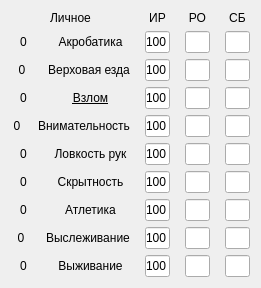
   <widget class="QWidget" name="verticalLayoutWidget_6">
    <property name="geometry">
     <rect>
      <x>820</x>
      <y>20</y>
      <width>261</width>
      <height>269</height>
     </rect>
    </property>
    <layout class="QVBoxLayout" name="verticalLayout_6">
     <item>
      <layout class="QHBoxLayout" name="horizontalLayout_41">
       <property name="spacing">
        <number>15</number>
       </property>
       <item>
        <widget class="QLabel" name="label_73">
         <property name="text">
          <string>Личное</string>
         </property>
         <property name="alignment">
          <set>Qt::AlignCenter</set>
         </property>
        </widget>
       </item>
       <item>
        <widget class="QLabel" name="label_74">
         <property name="maximumSize">
          <size>
           <width>25</width>
           <height>16777215</height>
          </size>
         </property>
         <property name="text">
          <string>ИР</string>
         </property>
         <property name="alignment">
          <set>Qt::AlignCenter</set>
         </property>
        </widget>
       </item>
       <item>
        <widget class="QLabel" name="label_75">
         <property name="maximumSize">
          <size>
           <width>25</width>
           <height>16777215</height>
          </size>
         </property>
         <property name="text">
          <string>РО</string>
         </property>
         <property name="alignment">
          <set>Qt::AlignCenter</set>
         </property>
        </widget>
       </item>
       <item>
        <widget class="QLabel" name="label_76">
         <property name="maximumSize">
          <size>
           <width>25</width>
           <height>16777215</height>
          </size>
         </property>
         <property name="text">
          <string>СБ</string>
         </property>
         <property name="alignment">
          <set>Qt::AlignCenter</set>
         </property>
        </widget>
       </item>
      </layout>
     </item>
     <item>
      <layout class="QHBoxLayout" name="horizontalLayout_42">
       <property name="spacing">
        <number>15</number>
       </property>
       <property name="leftMargin">
        <number>0</number>
       </property>
       <property name="rightMargin">
        <number>0</number>
       </property>
       <item>
        <widget class="QLabel" name="label_77">
         <property name="maximumSize">
          <size>
           <width>25</width>
           <height>16777215</height>
          </size>
         </property>
         <property name="text">
          <string>0</string>
         </property>
         <property name="alignment">
          <set>Qt::AlignCenter</set>
         </property>
        </widget>
       </item>
       <item>
        <widget class="QLabel" name="label_78">
         <property name="text">
          <string>Акробатика</string>
         </property>
         <property name="alignment">
          <set>Qt::AlignCenter</set>
         </property>
        </widget>
       </item>
       <item>
        <widget class="QLineEdit" name="lineEdit_55">
         <property name="maximumSize">
          <size>
           <width>25</width>
           <height>16777215</height>
          </size>
         </property>
         <property name="text">
          <string>100</string>
         </property>
         <property name="alignment">
          <set>Qt::AlignCenter</set>
         </property>
        </widget>
       </item>
       <item>
        <widget class="QLineEdit" name="lineEdit_56">
         <property name="maximumSize">
          <size>
           <width>25</width>
           <height>16777215</height>
          </size>
         </property>
         <property name="alignment">
          <set>Qt::AlignCenter</set>
         </property>
        </widget>
       </item>
       <item>
        <widget class="QLineEdit" name="lineEdit_57">
         <property name="maximumSize">
          <size>
           <width>25</width>
           <height>16777215</height>
          </size>
         </property>
         <property name="alignment">
          <set>Qt::AlignCenter</set>
         </property>
        </widget>
       </item>
      </layout>
     </item>
     <item>
      <layout class="QHBoxLayout" name="horizontalLayout_43">
       <property name="spacing">
        <number>15</number>
       </property>
       <property name="leftMargin">
        <number>0</number>
       </property>
       <property name="rightMargin">
        <number>0</number>
       </property>
       <item>
        <widget class="QLabel" name="label_79">
         <property name="maximumSize">
          <size>
           <width>25</width>
           <height>16777215</height>
          </size>
         </property>
         <property name="text">
          <string>0</string>
         </property>
         <property name="alignment">
          <set>Qt::AlignCenter</set>
         </property>
        </widget>
       </item>
       <item>
        <widget class="QLabel" name="label_80">
         <property name="text">
          <string>Верховая езда</string>
         </property>
         <property name="alignment">
          <set>Qt::AlignCenter</set>
         </property>
        </widget>
       </item>
       <item>
        <widget class="QLineEdit" name="lineEdit_58">
         <property name="maximumSize">
          <size>
           <width>25</width>
           <height>16777215</height>
          </size>
         </property>
         <property name="text">
          <string>100</string>
         </property>
         <property name="alignment">
          <set>Qt::AlignCenter</set>
         </property>
        </widget>
       </item>
       <item>
        <widget class="QLineEdit" name="lineEdit_59">
         <property name="maximumSize">
          <size>
           <width>25</width>
           <height>16777215</height>
          </size>
         </property>
         <property name="alignment">
          <set>Qt::AlignCenter</set>
         </property>
        </widget>
       </item>
       <item>
        <widget class="QLineEdit" name="lineEdit_60">
         <property name="maximumSize">
          <size>
           <width>25</width>
           <height>16777215</height>
          </size>
         </property>
         <property name="alignment">
          <set>Qt::AlignCenter</set>
         </property>
        </widget>
       </item>
      </layout>
     </item>
     <item>
      <layout class="QHBoxLayout" name="horizontalLayout_44">
       <property name="spacing">
        <number>15</number>
       </property>
       <property name="leftMargin">
        <number>0</number>
       </property>
       <property name="rightMargin">
        <number>0</number>
       </property>
       <item>
        <widget class="QLabel" name="label_81">
         <property name="maximumSize">
          <size>
           <width>25</width>
           <height>16777215</height>
          </size>
         </property>
         <property name="text">
          <string>0</string>
         </property>
         <property name="alignment">
          <set>Qt::AlignCenter</set>
         </property>
        </widget>
       </item>
       <item>
        <widget class="QLabel" name="label_82">
         <property name="font">
          <font>
           <underline>true</underline>
           <strikeout>false</strikeout>
           <kerning>true</kerning>
          </font>
         </property>
         <property name="text">
          <string>Взлом</string>
         </property>
         <property name="alignment">
          <set>Qt::AlignCenter</set>
         </property>
        </widget>
       </item>
       <item>
        <widget class="QLineEdit" name="lineEdit_61">
         <property name="maximumSize">
          <size>
           <width>25</width>
           <height>16777215</height>
          </size>
         </property>
         <property name="text">
          <string>100</string>
         </property>
         <property name="alignment">
          <set>Qt::AlignCenter</set>
         </property>
        </widget>
       </item>
       <item>
        <widget class="QLineEdit" name="lineEdit_62">
         <property name="maximumSize">
          <size>
           <width>25</width>
           <height>16777215</height>
          </size>
         </property>
         <property name="alignment">
          <set>Qt::AlignCenter</set>
         </property>
        </widget>
       </item>
       <item>
        <widget class="QLineEdit" name="lineEdit_63">
         <property name="maximumSize">
          <size>
           <width>25</width>
           <height>16777215</height>
          </size>
         </property>
         <property name="alignment">
          <set>Qt::AlignCenter</set>
         </property>
        </widget>
       </item>
      </layout>
     </item>
     <item>
      <layout class="QHBoxLayout" name="horizontalLayout_45">
       <property name="spacing">
        <number>15</number>
       </property>
       <property name="leftMargin">
        <number>0</number>
       </property>
       <property name="rightMargin">
        <number>0</number>
       </property>
       <item>
        <widget class="QLabel" name="label_83">
         <property name="maximumSize">
          <size>
           <width>25</width>
           <height>16777215</height>
          </size>
         </property>
         <property name="text">
          <string>0</string>
         </property>
         <property name="alignment">
          <set>Qt::AlignCenter</set>
         </property>
        </widget>
       </item>
       <item>
        <widget class="QLabel" name="label_84">
         <property name="text">
          <string>Внимательность</string>
         </property>
         <property name="alignment">
          <set>Qt::AlignCenter</set>
         </property>
        </widget>
       </item>
       <item>
        <widget class="QLineEdit" name="lineEdit_64">
         <property name="maximumSize">
          <size>
           <width>25</width>
           <height>16777215</height>
          </size>
         </property>
         <property name="text">
          <string>100</string>
         </property>
         <property name="alignment">
          <set>Qt::AlignCenter</set>
         </property>
        </widget>
       </item>
       <item>
        <widget class="QLineEdit" name="lineEdit_65">
         <property name="maximumSize">
          <size>
           <width>25</width>
           <height>16777215</height>
          </size>
         </property>
         <property name="alignment">
          <set>Qt::AlignCenter</set>
         </property>
        </widget>
       </item>
       <item>
        <widget class="QLineEdit" name="lineEdit_66">
         <property name="maximumSize">
          <size>
           <width>25</width>
           <height>16777215</height>
          </size>
         </property>
         <property name="alignment">
          <set>Qt::AlignCenter</set>
         </property>
        </widget>
       </item>
      </layout>
     </item>
     <item>
      <layout class="QHBoxLayout" name="horizontalLayout_46">
       <property name="spacing">
        <number>15</number>
       </property>
       <property name="leftMargin">
        <number>0</number>
       </property>
       <property name="rightMargin">
        <number>0</number>
       </property>
       <item>
        <widget class="QLabel" name="label_85">
         <property name="maximumSize">
          <size>
           <width>25</width>
           <height>16777215</height>
          </size>
         </property>
         <property name="text">
          <string>0</string>
         </property>
         <property name="alignment">
          <set>Qt::AlignCenter</set>
         </property>
        </widget>
       </item>
       <item>
        <widget class="QLabel" name="label_86">
         <property name="text">
          <string>Ловкость рук</string>
         </property>
         <property name="alignment">
          <set>Qt::AlignCenter</set>
         </property>
        </widget>
       </item>
       <item>
        <widget class="QLineEdit" name="lineEdit_67">
         <property name="maximumSize">
          <size>
           <width>25</width>
           <height>16777215</height>
          </size>
         </property>
         <property name="text">
          <string>100</string>
         </property>
         <property name="alignment">
          <set>Qt::AlignCenter</set>
         </property>
        </widget>
       </item>
       <item>
        <widget class="QLineEdit" name="lineEdit_68">
         <property name="maximumSize">
          <size>
           <width>25</width>
           <height>16777215</height>
          </size>
         </property>
         <property name="alignment">
          <set>Qt::AlignCenter</set>
         </property>
        </widget>
       </item>
       <item>
        <widget class="QLineEdit" name="lineEdit_69">
         <property name="maximumSize">
          <size>
           <width>25</width>
           <height>16777215</height>
          </size>
         </property>
         <property name="alignment">
          <set>Qt::AlignCenter</set>
         </property>
        </widget>
       </item>
      </layout>
     </item>
     <item>
      <layout class="QHBoxLayout" name="horizontalLayout_47">
       <property name="spacing">
        <number>15</number>
       </property>
       <property name="leftMargin">
        <number>0</number>
       </property>
       <property name="rightMargin">
        <number>0</number>
       </property>
       <item>
        <widget class="QLabel" name="label_87">
         <property name="maximumSize">
          <size>
           <width>25</width>
           <height>16777215</height>
          </size>
         </property>
         <property name="text">
          <string>0</string>
         </property>
         <property name="alignment">
          <set>Qt::AlignCenter</set>
         </property>
        </widget>
       </item>
       <item>
        <widget class="QLabel" name="label_88">
         <property name="text">
          <string>Скрытность</string>
         </property>
         <property name="alignment">
          <set>Qt::AlignCenter</set>
         </property>
        </widget>
       </item>
       <item>
        <widget class="QLineEdit" name="lineEdit_70">
         <property name="maximumSize">
          <size>
           <width>25</width>
           <height>16777215</height>
          </size>
         </property>
         <property name="text">
          <string>100</string>
         </property>
         <property name="alignment">
          <set>Qt::AlignCenter</set>
         </property>
        </widget>
       </item>
       <item>
        <widget class="QLineEdit" name="lineEdit_71">
         <property name="maximumSize">
          <size>
           <width>25</width>
           <height>16777215</height>
          </size>
         </property>
         <property name="alignment">
          <set>Qt::AlignCenter</set>
         </property>
        </widget>
       </item>
       <item>
        <widget class="QLineEdit" name="lineEdit_72">
         <property name="maximumSize">
          <size>
           <width>25</width>
           <height>16777215</height>
          </size>
         </property>
         <property name="alignment">
          <set>Qt::AlignCenter</set>
         </property>
        </widget>
       </item>
      </layout>
     </item>
     <item>
      <layout class="QHBoxLayout" name="horizontalLayout_48">
       <property name="spacing">
        <number>15</number>
       </property>
       <property name="leftMargin">
        <number>0</number>
       </property>
       <property name="rightMargin">
        <number>0</number>
       </property>
       <item>
        <widget class="QLabel" name="label_89">
         <property name="maximumSize">
          <size>
           <width>25</width>
           <height>16777215</height>
          </size>
         </property>
         <property name="text">
          <string>0</string>
         </property>
         <property name="alignment">
          <set>Qt::AlignCenter</set>
         </property>
        </widget>
       </item>
       <item>
        <widget class="QLabel" name="label_90">
         <property name="text">
          <string>Атлетика</string>
         </property>
         <property name="alignment">
          <set>Qt::AlignCenter</set>
         </property>
        </widget>
       </item>
       <item>
        <widget class="QLineEdit" name="lineEdit_73">
         <property name="maximumSize">
          <size>
           <width>25</width>
           <height>16777215</height>
          </size>
         </property>
         <property name="text">
          <string>100</string>
         </property>
         <property name="alignment">
          <set>Qt::AlignCenter</set>
         </property>
        </widget>
       </item>
       <item>
        <widget class="QLineEdit" name="lineEdit_74">
         <property name="maximumSize">
          <size>
           <width>25</width>
           <height>16777215</height>
          </size>
         </property>
         <property name="alignment">
          <set>Qt::AlignCenter</set>
         </property>
        </widget>
       </item>
       <item>
        <widget class="QLineEdit" name="lineEdit_75">
         <property name="maximumSize">
          <size>
           <width>25</width>
           <height>16777215</height>
          </size>
         </property>
         <property name="alignment">
          <set>Qt::AlignCenter</set>
         </property>
        </widget>
       </item>
      </layout>
     </item>
     <item>
      <layout class="QHBoxLayout" name="horizontalLayout_49">
       <property name="spacing">
        <number>15</number>
       </property>
       <property name="leftMargin">
        <number>0</number>
       </property>
       <property name="rightMargin">
        <number>0</number>
       </property>
       <item>
        <widget class="QLabel" name="label_91">
         <property name="maximumSize">
          <size>
           <width>25</width>
           <height>16777215</height>
          </size>
         </property>
         <property name="text">
          <string>0</string>
         </property>
         <property name="alignment">
          <set>Qt::AlignCenter</set>
         </property>
        </widget>
       </item>
       <item>
        <widget class="QLabel" name="label_92">
         <property name="text">
          <string>Выслеживание</string>
         </property>
         <property name="alignment">
          <set>Qt::AlignCenter</set>
         </property>
        </widget>
       </item>
       <item>
        <widget class="QLineEdit" name="lineEdit_76">
         <property name="maximumSize">
          <size>
           <width>25</width>
           <height>16777215</height>
          </size>
         </property>
         <property name="text">
          <string>100</string>
         </property>
         <property name="alignment">
          <set>Qt::AlignCenter</set>
         </property>
        </widget>
       </item>
       <item>
        <widget class="QLineEdit" name="lineEdit_77">
         <property name="maximumSize">
          <size>
           <width>25</width>
           <height>16777215</height>
          </size>
         </property>
         <property name="alignment">
          <set>Qt::AlignCenter</set>
         </property>
        </widget>
       </item>
       <item>
        <widget class="QLineEdit" name="lineEdit_78">
         <property name="maximumSize">
          <size>
           <width>25</width>
           <height>16777215</height>
          </size>
         </property>
         <property name="alignment">
          <set>Qt::AlignCenter</set>
         </property>
        </widget>
       </item>
      </layout>
     </item>
     <item>
      <layout class="QHBoxLayout" name="horizontalLayout_50">
       <property name="spacing">
        <number>15</number>
       </property>
       <property name="leftMargin">
        <number>0</number>
       </property>
       <property name="rightMargin">
        <number>0</number>
       </property>
       <item>
        <widget class="QLabel" name="label_93">
         <property name="maximumSize">
          <size>
           <width>25</width>
           <height>16777215</height>
          </size>
         </property>
         <property name="text">
          <string>0</string>
         </property>
         <property name="alignment">
          <set>Qt::AlignCenter</set>
         </property>
        </widget>
       </item>
       <item>
        <widget class="QLabel" name="label_94">
         <property name="text">
          <string>Выживание</string>
         </property>
         <property name="alignment">
          <set>Qt::AlignCenter</set>
         </property>
        </widget>
       </item>
       <item>
        <widget class="QLineEdit" name="lineEdit_79">
         <property name="maximumSize">
          <size>
           <width>25</width>
           <height>16777215</height>
          </size>
         </property>
         <property name="text">
          <string>100</string>
         </property>
         <property name="alignment">
          <set>Qt::AlignCenter</set>
         </property>
        </widget>
       </item>
       <item>
        <widget class="QLineEdit" name="lineEdit_80">
         <property name="maximumSize">
          <size>
           <width>25</width>
           <height>16777215</height>
          </size>
         </property>
         <property name="alignment">
          <set>Qt::AlignCenter</set>
         </property>
        </widget>
       </item>
       <item>
        <widget class="QLineEdit" name="lineEdit_81">
         <property name="maximumSize">
          <size>
           <width>25</width>
           <height>16777215</height>
          </size>
         </property>
         <property name="alignment">
          <set>Qt::AlignCenter</set>
         </property>
        </widget>
       </item>
      </layout>
     </item>
    </layout>
   </widget>
